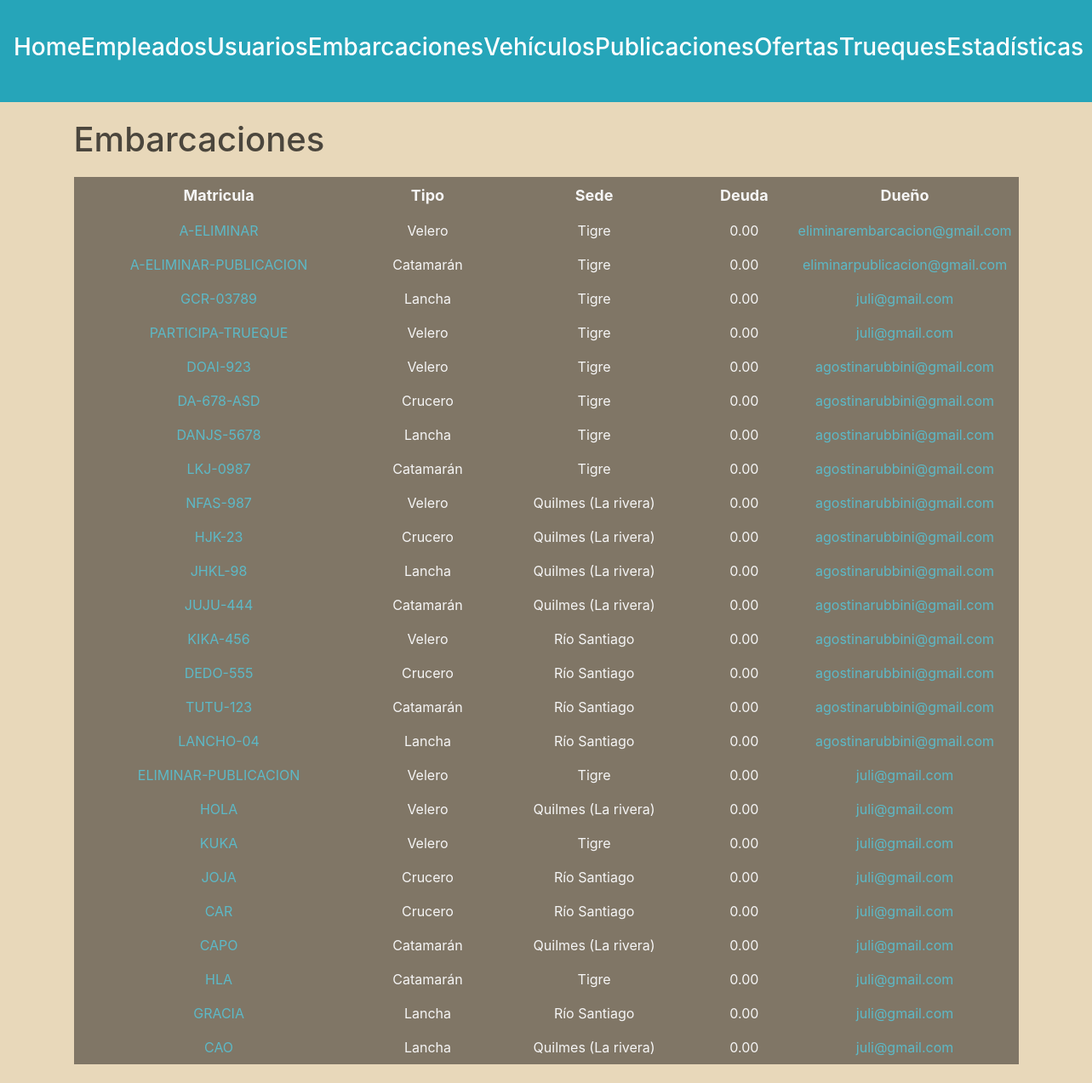
The app's page /administracion/embarcaciones/ (signed in) with its own data.
### embarcaciones/models.py (models this page shows)
class Embarcacion(models.Model):
    matricula = models.CharField(max_length=100, unique=True)
    modelo = models.CharField(max_length=100)
    tipo = models.ForeignKey(TipoEmbarcacion, on_delete=models.SET_NULL, null=True)
    m_eslora = models.DecimalField(max_digits=5, decimal_places=2)
    m_manga = models.DecimalField(max_digits=5, decimal_places=2)
    m_calado = models.DecimalField(max_digits=5, decimal_places=2)
    motor = models.BooleanField(default=False)
    deuda = models.DecimalField(max_digits=10, decimal_places=2, default=0)
    sede = models.ForeignKey(Sede, on_delete=models.SET_NULL, null=True)
    dueño = models.ForeignKey(Usuario, on_delete=models.CASCADE)

class TipoEmbarcacion(models.Model):
    clase= models.CharField(max_length=50, unique=True)

### empleados/models.py (models this page shows)
class Sede(models.Model):
    nombre = models.CharField(max_length=100, unique=True)

### usuarios/models.py (models this page shows, shortened)
class Usuario(AbstractBaseUser, PermissionsMixin):
    nombre = models.CharField(max_length=50)
    apellido = models.CharField(max_length=50)
    fecha_nacimiento = models.DateField()
    telefono = models.CharField(max_length=13)
    mail = models.EmailField(max_length=50, unique=True)
    password = models.CharField(max_length=128)
    is_staff= models.BooleanField(default=False)
    is_blocked= models.BooleanField(default=False)
    USERNAME_FIELD = 'mail'
    REQUIRED_FIELDS = ['nombre', 'apellido', 'fecha_nacimiento', 'telefono']

### administrador/views.py (the view)
# urls.py: path('', include('embarcaciones.urls')),
def embarcaciones(request):
    user = request.user
    if not user.is_superuser:
        return redirect('home')
    embarcaciones = Embarcacion.objects.exclude(matricula__startswith='*')
    return render(request, 'boats.html', {'embarcaciones' : embarcaciones})

### autenticacion/backend.py (called while the page is built)
    def get_user(self, user_id):
        UserModel = get_user_model()
        try:
            return UserModel.objects.get(pk=user_id)
        except UserModel.DoesNotExist:
            return None

### administrador/templates/boats.html (shortened to what this page needs)
{% extends 'layouts/navbar.html' %}
{% block content %}
<div class="header">
    <h1>Embarcaciones</h1>
</div>
{% if embarcaciones %}
    <table>
        <thead>
            <tr>
                <th>Matricula</th>
                <th>Tipo</th>
                <th>Sede</th>
                <th>Deuda</th>
                <th>Dueño</th>
            </tr>
        </thead>
        <tbody>
            {% for embarcacion in embarcaciones %}
                <tr>
                    <td>
                        <a href="{% url 'ver detalle embarcacion' embarcacion.id 0 %}"> {{embarcacion.matricula}} </a>
                    </td>
                    <td>{{embarcacion.tipo.clase}}</td>
                    <td>{{embarcacion.sede.nombre}}</td>
                    <td>{{embarcacion.deuda}}</td>
                    <td>
                        <a href="{% url 'ver perfil' embarcacion.dueño.id %}"> {{embarcacion.dueño}} </a>
                    </td>
                </tr>
            {% endfor %}
        </tbody>
    </table>
{% else %}
    <h3>No existen embarcaciones en la plataforma.</h3>
{% endif %}
{% endblock %}

### administrador/static/styles/main.css (style rules this page uses)
:root { --azul1: #6785b4; --azul2: #26a5b9; --azul3: #a9cecf; --gris: #c4c4be8c; --arena: #c8baa0; }
body { background: #e8d8ba !important; color: #fff; font-family: arial; margin: 0; }
.header { display: flex; justify-content: space-between; align-items: center; margin-bottom: 20px; }
.header h1 { color: #4b463d; margin: 0; }
table { width: 100%; background: #807666; color: whitesmoke; padding: 10px; margin-bottom: 2px; }
table thead th { font-size: 18px; }
table tbody td { font-size: 16px; }
table th, table td { padding: 8px; text-align: center; }
a:link, a:visited { color: #5cb9c7; font-size: 16px; }
td:nth-child(5), td:nth-child(6) { width: 100px; }

### records on screen
Embarcacion: matricula "A-ELIMINAR", tipo.clase "Velero", sede.nombre "Tigre", deuda "0.00", dueño "eliminarembarcacion@gmail.com"
Embarcacion: matricula "A-ELIMINAR-PUBLICACION", tipo.clase "Catamarán", sede.nombre "Tigre", deuda "0.00", dueño "eliminarpublicacion@gmail.com"
Embarcacion: matricula "GCR-03789", tipo.clase "Lancha", sede.nombre "Tigre", deuda "0.00", dueño "juli@gmail.com"
Embarcacion: matricula "PARTICIPA-TRUEQUE", tipo.clase "Velero", sede.nombre "Tigre", deuda "0.00", dueño "juli@gmail.com"
Embarcacion: matricula "DOAI-923", tipo.clase "Velero", sede.nombre "Tigre", deuda "0.00", dueño "agostinarubbini@gmail.com"
Embarcacion: matricula "DA-678-ASD", tipo.clase "Crucero", sede.nombre "Tigre", deuda "0.00", dueño "agostinarubbini@gmail.com"
Embarcacion: matricula "DANJS-5678", tipo.clase "Lancha", sede.nombre "Tigre", deuda "0.00", dueño "agostinarubbini@gmail.com"
Embarcacion: matricula "LKJ-0987", tipo.clase "Catamarán", sede.nombre "Tigre", deuda "0.00", dueño "agostinarubbini@gmail.com"
Embarcacion: matricula "NFAS-987", tipo.clase "Velero", sede.nombre "Quilmes (La rivera)", deuda "0.00", dueño "agostinarubbini@gmail.com"
Embarcacion: matricula "HJK-23", tipo.clase "Crucero", sede.nombre "Quilmes (La rivera)", deuda "0.00", dueño "agostinarubbini@gmail.com"
Embarcacion: matricula "JHKL-98", tipo.clase "Lancha", sede.nombre "Quilmes (La rivera)", deuda "0.00", dueño "agostinarubbini@gmail.com"
Embarcacion: matricula "JUJU-444", tipo.clase "Catamarán", sede.nombre "Quilmes (La rivera)", deuda "0.00", dueño "agostinarubbini@gmail.com"
Embarcacion: matricula "KIKA-456", tipo.clase "Velero", sede.nombre "Río Santiago", deuda "0.00", dueño "agostinarubbini@gmail.com"
Embarcacion: matricula "DEDO-555", tipo.clase "Crucero", sede.nombre "Río Santiago", deuda "0.00", dueño "agostinarubbini@gmail.com"
Embarcacion: matricula "TUTU-123", tipo.clase "Catamarán", sede.nombre "Río Santiago", deuda "0.00", dueño "agostinarubbini@gmail.com"
Embarcacion: matricula "LANCHO-04", tipo.clase "Lancha", sede.nombre "Río Santiago", deuda "0.00", dueño "agostinarubbini@gmail.com"
Embarcacion: matricula "ELIMINAR-PUBLICACION", tipo.clase "Velero", sede.nombre "Tigre", deuda "0.00", dueño "juli@gmail.com"
Embarcacion: matricula "HOLA", tipo.clase "Velero", sede.nombre "Quilmes (La rivera)", deuda "0.00", dueño "juli@gmail.com"
Embarcacion: matricula "KUKA", tipo.clase "Velero", sede.nombre "Tigre", deuda "0.00", dueño "juli@gmail.com"
Embarcacion: matricula "JOJA", tipo.clase "Crucero", sede.nombre "Río Santiago", deuda "0.00", dueño "juli@gmail.com"
Embarcacion: matricula "CAR", tipo.clase "Crucero", sede.nombre "Río Santiago", deuda "0.00", dueño "juli@gmail.com"
Embarcacion: matricula "CAPO", tipo.clase "Catamarán", sede.nombre "Quilmes (La rivera)", deuda "0.00", dueño "juli@gmail.com"
Embarcacion: matricula "HLA", tipo.clase "Catamarán", sede.nombre "Tigre", deuda "0.00", dueño "juli@gmail.com"
Embarcacion: matricula "GRACIA", tipo.clase "Lancha", sede.nombre "Río Santiago", deuda "0.00", dueño "juli@gmail.com"
Embarcacion: matricula "CAO", tipo.clase "Lancha", sede.nombre "Quilmes (La rivera)", deuda "0.00", dueño "juli@gmail.com"
